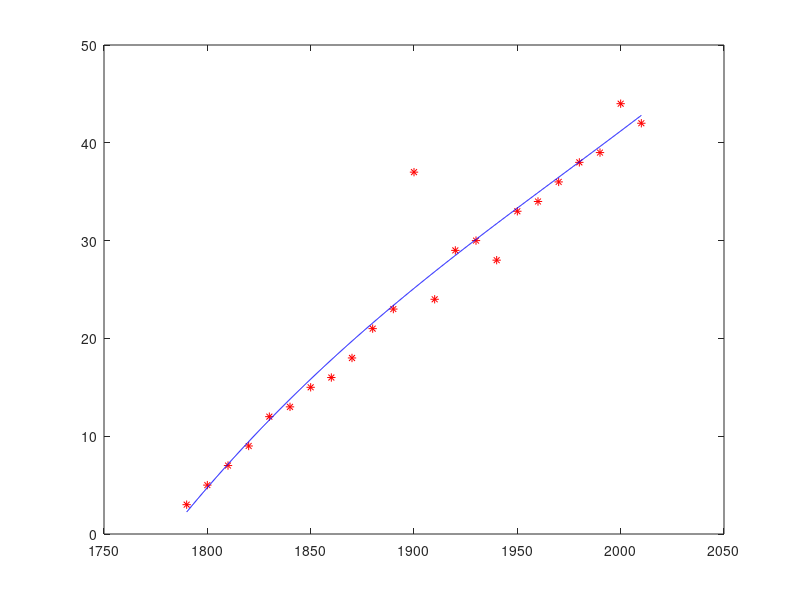

This figure's MATLAB source:
clear;
x=1790:10:2010;
y=[3 5 7 9 12 13 15 16 18 21 23 37 24 29 30 28 33 34 36 38 39 44 42];
f=polyfit(x,y,3); %用f记录拟合后的函数
x1=1790:0.2:2010;  %重新定义自变量x1
y1=polyval(f,x1);  %重新定义因变量y1
plot(x,y,'r*',x1,y1,'b')

